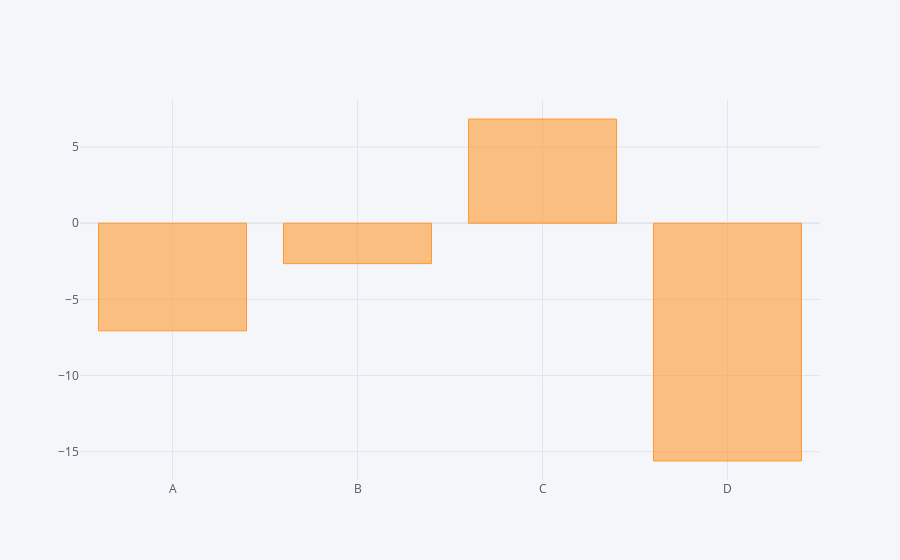

Notebook code for this chart:
### Markdown cell above
**Gráficos de Barras**

### Code cell
df.sum().iplot(kind='bar')

### Figure 1 — Plotly figure (JSON) as saved in the notebook; plotly's stock layout.template omitted (floating-point values rounded to 4 significant figures)
{"data": [{"marker": {"color": "rgba(255, 153, 51, 0.6)", "line": {"color": "rgba(255, 153, 51, 1.0)", "width": 1}}, "name": "None", "orientation": "v", "text": "", "type": "bar", "x": ["A", "B", "C", "D"], "y": [-7.065, -2.653, 6.84, -15.61]}], "layout": {"legend": {"bgcolor": "#F5F6F9", "font": {"color": "#4D5663"}}, "paper_bgcolor": "#F5F6F9", "plot_bgcolor": "#F5F6F9", "title": {"font": {"color": "#4D5663"}}, "xaxis": {"gridcolor": "#E1E5ED", "showgrid": true, "tickfont": {"color": "#4D5663"}, "title": {"font": {"color": "#4D5663"}, "text": ""}, "zerolinecolor": "#E1E5ED"}, "yaxis": {"gridcolor": "#E1E5ED", "showgrid": true, "tickfont": {"color": "#4D5663"}, "title": {"font": {"color": "#4D5663"}, "text": ""}, "zerolinecolor": "#E1E5ED"}}}
